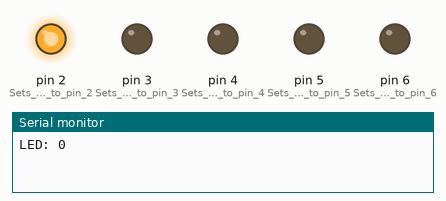
This sketch was run on a simulated Arduino Uno, built with avr-gcc and run on an emulated ATmega328P. On the bench: output pins drawn as LEDs (lit = HIGH), the last lines printed to the serial monitor.

Above: at 0.5 s.
At 2.5 s:
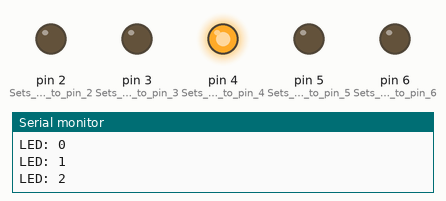
At 3.5 s:
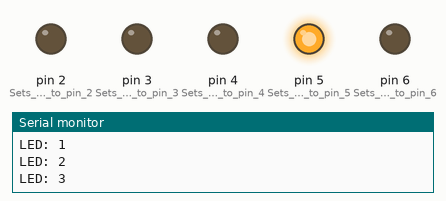
At 4.5 s:
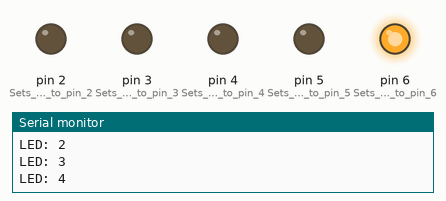
At 9.5 s:
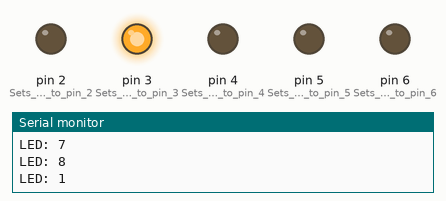
Timing chart, 0 to 10.4 s (numbered marks = the images above):
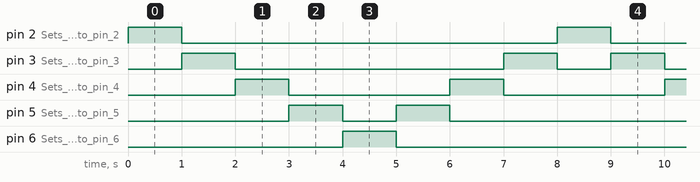

Measured:
- by itself, pin 2 (Sets_LED_1_to_pin_2), pin 6 (Sets_LED_5_to_pin_6): alternates HIGH for 1.0 s and LOW for 7.0 s
- by itself, pin 3 (Sets_LED_2_to_pin_3): repeats every 8.0 s: LOW 5.0 s, HIGH 1.0 s, LOW 1.0 s, HIGH 1.0 s
- by itself, pin 4 (Sets_LED_3_to_pin_4): alternates HIGH for 1.0 s and LOW for 3.0 s
- by itself, pin 5 (Sets_LED_4_to_pin_5): repeats every 8.0 s: LOW 1.0 s, HIGH 1.0 s, LOW 5.0 s, HIGH 1.0 s

The sketch:

PT1-T2.ino
```cpp
void functionLED() {
for(int LED = 0; LED < 9; LED++) { //Loops through all values
Serial.print("LED: "); // Prints LED number (debug)
Serial.println(LED); // Prints LED number (debug)


if(LED == 0) { //LED 1
digitalWrite(2, HIGH); //Turns on LED 1
delay(1000); //Pauses for 1 second
digitalWrite(2, LOW); //Turns off LED 1
}
else if(LED == 1) { //LED 2
digitalWrite(3, HIGH); //Turns on LED 2
delay(1000); //Pauses for 1 second
digitalWrite(3, LOW); //Turns on LED 2
}
else if(LED == 2) { //LED 3
digitalWrite(4, HIGH); //Turns on LED 3
delay(1000); //Pauses for 1 second
digitalWrite(4, LOW); //Turns on LED 3
}
else if(LED == 3) { //LED 4
digitalWrite(5, HIGH); //Turns on LED 4
delay(1000); //Pauses for 1 second
digitalWrite(5, LOW); //Turns on LED 4
}
else if(LED == 4) { //LED 5
digitalWrite(6, HIGH); //Turns on LED 5
delay(1000); //Pauses for 1 second
digitalWrite(6, LOW); //Turns on LED 5
}
else if(LED == 5) { //LED 4
digitalWrite(5, HIGH); //Turns on LED 4
delay(1000); //Pauses for 1 second
digitalWrite(5, LOW); //Turns on LED 4
}


else if(LED == 6) { //LED 3
digitalWrite(4, HIGH); //Turns on LED 3
delay(1000); //Pauses for 1 second
digitalWrite(4, LOW); //Turns on LED 3
}


else if(LED == 7) { //LED 2
digitalWrite(3, HIGH); //Turns on LED 2
delay(1000); //Pauses for 1 second
digitalWrite(3, LOW); //Turns on LED 2
}


else if(LED == 8) { //LED 1
digitalWrite(2, HIGH); //Turns on LED 1
delay(1000); //Pauses for 1 second
digitalWrite(2, LOW); //Turns on LED 1


LED = 0; //Resets the LED counter
}
else { //If error
Serial.print("Error"); //Error detection
}
}
}


void setup() {
Serial.begin(9600);
pinMode(2, OUTPUT); //Sets LED 1 to pin 2
pinMode(3, OUTPUT); //Sets LED 2 to pin 3
pinMode(4, OUTPUT); //Sets LED 3 to pin 4
pinMode(5, OUTPUT); //Sets LED 4 to pin 5
pinMode(6, OUTPUT); //Sets LED 5 to pin 6
}


void loop() { //Main Loop
functionLED(); //Executes the LED function
}
```
